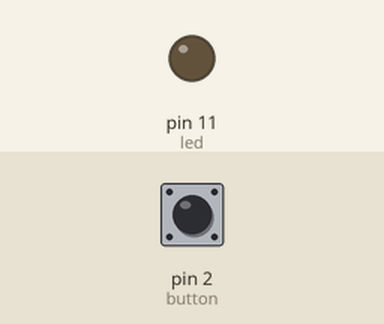
The sketch below on a simulated Arduino Uno, built with avr-gcc and run on an emulated ATmega328P. On the bench: output pins drawn as LEDs (lit = HIGH). Inputs (shaded band) come from the test bench; at power-on: pin 2 (button) LOW.

Above: at 1.2 s.
1.3 s: pin 2 (button) pulled HIGH for 0.15 s
At 1.37 s:
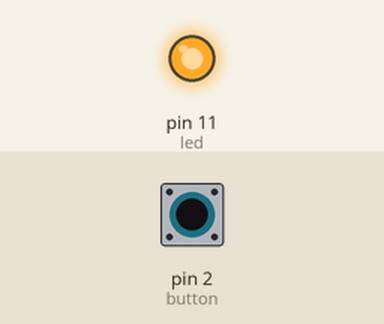
2.9 s: pin 2 (button) pulled HIGH for 3.2 s
At 7.0 s:
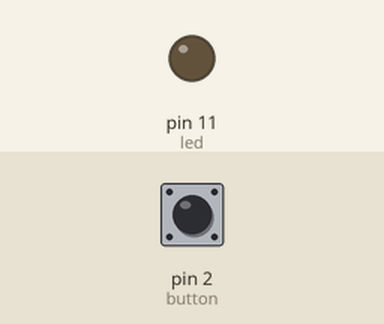
Timing chart, 0 to 8.5 s (numbered marks = the images above; inputs shaded):
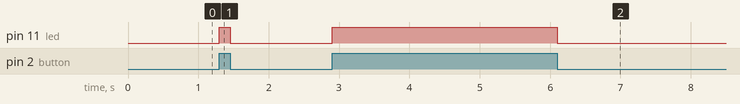

Measured:
- after the input at 1.3 s, pin 11 (led): LOW → HIGH at once, → LOW 0.15 s later
- after the input at 2.9 s, pin 11 (led): LOW → HIGH at once, → LOW 3.2 s later

The sketch:

sketch_oct18c.ino
```cpp
int button = 2;
int led = 11;
int buttonState = 0;

void setup() {

  pinMode(button,INPUT);
  pinMode(led, OUTPUT);
}


void loop() {
  buttonState = digitalRead(button);

  if (buttonState == HIGH)
    {
      digitalWrite(led, HIGH); // turn LED on:
		}
  else
   {
      digitalWrite(led, LOW); // turn LED off:
    }
}
```
